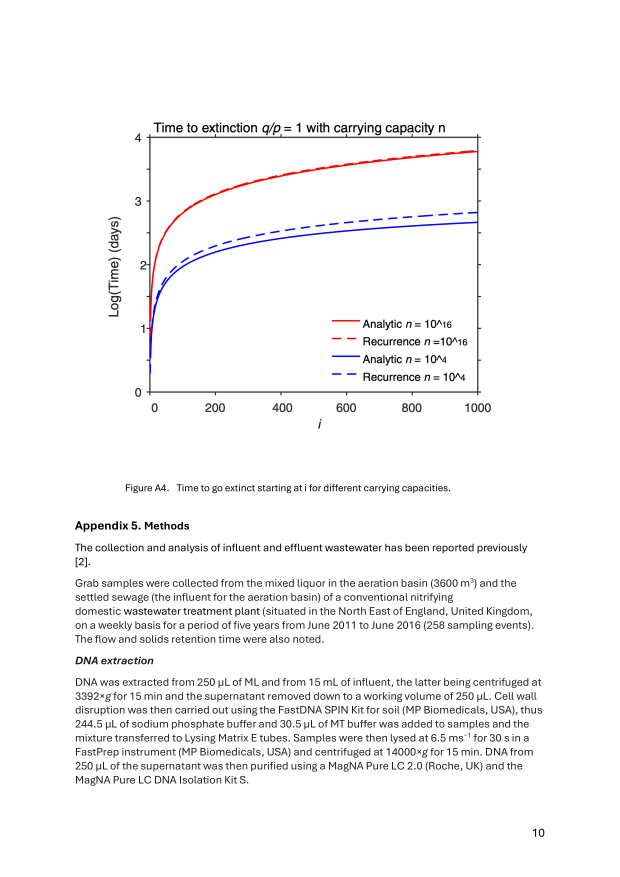
#> input picture 4_question/code/published/a4hi-10.png, 2480 x 3508 px (shown at 1/4 size)
$ python a4.py
#> lines starting #> are read from the running program, lines starting #| are printed output that depends on the picture
### 4_question/code/durations.py
"""Duration calculations from Curtis et al. (2026), ISME J 20, wrag195 (main text Eqs 16-28,
appendices 3 and 4): how long it takes a population to grow from 1 cell to n cells, and how
long it takes to go extinct.

Model recap (plain words)
  * Each event is a birth (probability p) or a death (probability q); p + q = 1, alpha = q/p,
    so p = 1/(1+alpha).
  * DT (the paper's "Delta t") is the expected time for ONE cell to subdivide. With i cells the
    expected time to the next event is DT/i (Appendix 3, Eq 3.1).
  * Time to reach n from 1 cell: m_i = DT/(i p) + alpha*m_{i-1}, m_0 = 0, M_{1,n} = sum_{i<n} m_i
    (Eqs 16, 17; m_0 = 0 means a death at 1 cell is treated as an instant restart at 1).
  * Time to extinction from i cells, alpha > 1: tau_{i+1} = -DT/(i p) + alpha*tau_i, with tau_1
    chosen so that T_i stays finite (Eqs 24-26; Appendix 4.2-4.7).  T_i = sum_{j<=i} tau_j.
  * alpha = 1: extinction is only finite with a ceiling (carrying capacity K); Eq 28.

Provenance: generated with Claude (Anthropic); every equation and parameter must be checked
against the paper by the authors of this repo.  AI-generated, see ai_log.md.

Numerical notes: for alpha > 1 the plain recurrences produce numbers like 10^4000 (overflow) or
lose all precision going forward, so (a) time-to-n is computed in a scaled form (u_i = m_i/alpha^i)
and combined in log space, and (b) extinction times use the recurrence run BACKWARDS, which is
numerically stable for alpha > 1.  Both are algebraic rearrangements of the paper's recurrences.

Random numbers: only the Monte Carlo cross-check uses them, with numpy.random.default_rng(SEED).
"""
import csv
import sys

import mpmath
import numpy as np
from mpmath import mp, mpf

DT = 0.1          # days; value used in the paper's worked examples (Appendix 3)
SEED = 20261020   # recorded seed for the Monte Carlo cross-check
LN10 = np.log(10.0)


def p_of(alpha):
    return 1.0 / (1.0 + alpha)


# ---------------------------------------------------------------- time from 1 cell to n cells
# [23 lines left out: functions log10_M1n, M1n_plain, M1n_alpha1_eq23, not called in this run]


def M1n_alpha1_exact(n, dt=DT):
    """alpha = 1: m_i = 2 DT H_i, so M_{1,n} = 2 DT (n H_{n-1} - (n-1)) exactly."""
    return float(2 * dt * (n * mpmath.harmonic(n - 1) - (n - 1)))


# ---------------------------------------------------------------- time to extinction
# [11 lines left out: function extinction_gt1, not called in this run]


def extinction_alpha1_eq28(i, K, dt=DT):
    """Eq 28 (alpha = 1, carrying capacity K) with exact harmonic numbers."""
    mp.dps = 30
    H = mpmath.harmonic
    return float(2 * dt * i * (H(K - 1) - H(i - 1)) + mpf(i) / K + 2 * dt * (i - 1))


# [40 lines left out: functions extinction_alpha1_recurrence, mc_time_to_n, mc_extinction, not called in this run]


# ---------------------------------------------------------------- Table 1 as printed
# None = the paper says the value "could not be calculated by recursion or analytically".
PAPER = {
    1.01:   dict(t1e3=1.96e6, t1e6=None,    x1e3=59,    x1e6=7.03e3),
    1.001:  dict(t1e3=2.13e3, t1e6=None,    x1e3=234,   x1e6=8.73e3),
    1.0001: dict(t1e3=1.30e3, t1e6=5.07e9,  x1e3=1.01e3, x1e6=5.94e4),
    1.0:    dict(t1e3=1.30e3, t1e6=2.68e4,  x1e3=6.19e3, x1e6=4.80e6),   # 2.68e4 as printed in Table 1
}
COLS = [("t1e3", "time to 10^3 (d)"), ("t1e6", "time to 10^6 (d)"),
        ("x1e3", "extinction from 10^3 (d)"), ("x1e6", "extinction from 10^6 (d)")]
K_CAP = 10**16   # carrying capacity quoted for the q/p = 1 extinction entries


# [5 lines left out: function status, not called in this run]


def fmt_days(x_log10):
    return f"{10 ** x_log10:.3g}" if x_log10 < 300 else f"10^{x_log10:.1f}"


# [76 lines left out: functions build_table, main, not called in this run]


# [2 lines that do not run on import are left out]

### 4_question/code/matlab_port.py
"""Gap 3: line-by-line Python port of the authors' MATLAB (beadyallen/ppd_immigration_microbe,
Figures/gamblers_ruin_bacteria.m), compared with our independent implementations.

IMPORTANT: neither MATLAB nor Octave was available in this workspace, so the authors' code was NOT run.
This is a PORT: each MATLAB function is re-typed in Python with the same formulas, the same constants
(c = 1/24, 0.57721 for Euler's constant, the 1/(12 (k-1)^3) term, N = 1000 plotted points) and the same
quirks.  The comparison therefore tests (a) that our independent code and the authors' formulas agree and
(b) what the authors' approximations do numerically.  It does not prove the MATLAB itself runs as written.
MATLAB's integral(@(t)(1-t.^(k-1))./(1-t),0,1/r) is evaluated in closed form as sum_{j=1}^{k-1} r^-j / j
(exact expansion of the integrand); scipy.integrate.quad is used to spot-check that equivalence.

Provenance: generated with Claude (Anthropic); AI-generated, see ai_log.md.  No random numbers (deterministic).
"""
import sys

import numpy as np
import scipy
from scipy.integrate import quad

from durations import extinction_alpha1_eq28, extinction_gt1, log10_M1n

C = 1.0 / 24.0
N = 1000


# ---------------------------------------------------------------- MATLAB functions, ported
# [6 lines left out: function m_extinction, not called in this run]


def _integral(r, k):                                # integral(@(t)(1-t.^(k-1))./(1-t),0,1/r)
    j = np.arange(1, k)
    return float(np.sum(r ** (-j) / j))


def m_term2(k):                                     # line 119 / 217: harmonic approximation (CUBE term)
    return np.log(k - 1) + 0.57721 + 1 / (2 * (k - 1)) - 1 / (12 * (k - 1) ** 3)


# [21 lines left out: functions m_extinction_an, m_time_to_i, m_time_to_i_an, not called in this run]


def m_unbiased_extinction(p, r, c, N, n):           # lines 256-274  (note 1/N, N = number of points)
    delta = np.zeros(N)
    delta[0] = 1 / N + 2 * c * m_term2(n)
    for i in range(1, N):
        delta[i] = r * delta[i - 1] - c / (p * i)
    return np.cumsum(delta)


def m_unbiased_extinction_an(p, r, c, N, n):        # lines 276-284  (2c(H_i - 1) term)
    NN = np.arange(2, N + 1, dtype=float)
    H_n = m_term2(n)
    H_i = m_term2(NN)
    T = np.zeros(N)
    T[1:] = 2 * c * NN * (H_n - H_i) + NN / n + 2 * c * (H_i - 1)
    return T


# ---------------------------------------------------------------- comparison
def rel(a, b):
    return (a - b) / b


# [49 lines left out: function main, not called in this run]


# [2 lines that do not run on import are left out]

### 4_question/code/a4.py
"""Figure A4 (Appendix 4): time to extinction at q/p = 1 with carrying capacity n = 1e16 (red) and 1e4 (blue);
solid = analytic, dashed = recurrence.  Equations: Eq 4.17 (analytic) and the recurrence of Eq 4.10-4.12.

We compute the curves with the PORT of the authors' MATLAB (matlab_port.py; the MATLAB itself was not run) at
Delta t = 0.1 d (the value that matches A4 in noise.py part 0), and ALSO the paper's own Eq 4.17 with exact
harmonic numbers, then compare both with the published curves read from a 300 dpi raster (+/- 0.02 log10).
Calibration: frame x = 599.0..1910.5 px is i = 0..1000, frame bottom 1567.5 px is log10 = 0 and the top 548.5 px is 4.
Deterministic.  Provenance: generated with Claude (Anthropic); see ai_log.md.
"""
import sys

import matplotlib

matplotlib.use("Agg")
import matplotlib.pyplot as plt
import numpy as np
from PIL import Image

from durations import extinction_alpha1_eq28
from matlab_port import m_unbiased_extinction, m_unbiased_extinction_an

DT, N = 0.1, 1000
X0, X1, YB, YT = 599.0, 1910.5, 1567.5, 548.5
IMG = "published/a4hi-10.png"
CHECK = (100, 250, 500, 750, 990)


def measure(im, colour, i):
    col = int(round(X0 + (X1 - X0) * i / 1000.0))
    px = im[int(YT) + 4:int(YB) - 4, col - 1:col + 2, :]
    if colour == "blue":
        m = (px[..., 2] > 180) & (px[..., 0] < 90) & (px[..., 1] < 90)
    else:
        m = (px[..., 0] > 180) & (px[..., 1] < 90) & (px[..., 2] < 90)
    rows = np.flatnonzero(m.any(axis=1)) + int(YT) + 4
    if rows.size == 0:
        return []
    groups = np.split(rows, np.flatnonzero(np.diff(rows) > 3) + 1)
    return [4.0 * (YB - g.mean()) / (YB - YT) for g in groups]


def main():
    im = np.asarray(Image.open(IMG).convert("RGB")).astype(int)
    curves = {}
    for K in (10**16, 10**4):
        rec = m_unbiased_extinction(0.5, 1.0, DT, N, K)
        an = m_unbiased_extinction_an(0.5, 1.0, DT, N, K)
        eq = np.array([np.nan] + [float(extinction_alpha1_eq28(i, K, DT)) for i in range(2, N + 1)])
        curves[K] = dict(rec=rec, an=an, eq=eq)

    print(f"Delta t = {DT} d.  log10 days at i = 1000 (ours | published read by eye earlier):")
    for K, pub in ((10**16, (3.80, 3.78)), (10**4, (2.82, 2.67))):
        c = curves[K]
        print(f"  K = 1e{int(np.log10(K))}: MATLAB-port recurrence {np.log10(c['rec'][-1]):.3f} (pub ~{pub[0]}), "
              f"MATLAB-port analytic {np.log10(c['an'][-1]):.3f} (pub ~{pub[1]}), paper Eq 4.17 exact {np.log10(c['eq'][-1]):.3f}")

    print("\nMeasured published curves (log10 days) vs ours at several i:")
    print(f"{'i':>5} | {'colour':>5} | published curves found | ours: recurrence, analytic(MATLAB), Eq 4.17")
    for K, colour in ((10**4, "blue"), (10**16, "red")):
        c = curves[K]
        for i in CHECK:
            found = measure(im, colour, i)
            print(f"{i:>5} | {colour:>5} | {', '.join(f'{v:.3f}' for v in found):<22} | "
                  f"{np.log10(c['rec'][i-1]):.3f}, {np.log10(c['an'][i-1]):.3f}, {np.log10(c['eq'][i-1]):.3f}")
#> this loop made 2 passes
#|   100 |   red | 2.809                  | 2.823, 2.810, 2.823
#|   250 |   red | 3.193                  | 3.208, 3.195, 3.208
#|   500 |   red | 3.486                  | 3.500, 3.486, 3.500
#|   750 |   red | 3.662                  | 3.671, 3.657, 3.671
#|   990 |   red | 3.772                  | 3.787, 3.773, 3.787

    fig, axs = plt.subplots(1, 2, figsize=(13, 5.2))
    axs[0].imshow(Image.open(IMG).crop((380, 440, 2020, 2050)))
    axs[0].axis("off")
    axs[0].set_title("Published Fig A4 (CC BY 4.0)", fontsize=11)
    x = np.arange(1, N + 1)
#> x = 1000 values from 1 to 1000
    for K, col in ((10**16, "red"), (10**4, "blue")):
        c = curves[K]
        axs[1].plot(x[1:], np.log10(c["an"][1:]), color=col, lw=1.6, label=f"Analytic (MATLAB line) n = 1e{int(np.log10(K))}")
        axs[1].plot(x, np.log10(c["rec"]), color=col, lw=1.6, ls="--", label=f"Recurrence n = 1e{int(np.log10(K))}")
        axs[1].plot(x[1:], np.log10(c["eq"][1:]), color="k", lw=0.8, ls=":", label="Eq 4.17 exact" if K == 10**4 else None)
    axs[1].set_xlim(0, 1000)
    axs[1].set_ylim(0, 4)
    axs[1].set_xlabel("i")
    axs[1].set_ylabel("Log(Time) (days)")
    axs[1].set_title("Ours (port of the authors' MATLAB, dt = 0.1 d)", fontsize=11)
    axs[1].legend(loc="lower right", fontsize=8, frameon=False)
    fig.tight_layout()
    fig.savefig("figA4_comparison.png", dpi=150)
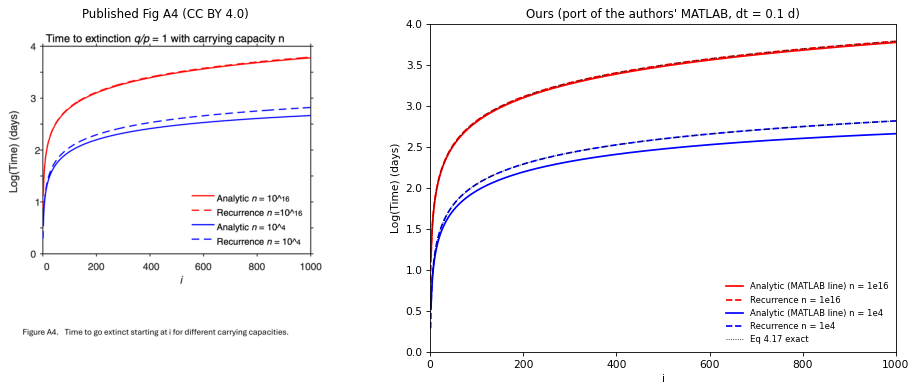
#> figure drawn by matplotlib, 2 panels; panel 2: curve peaks at x = 1000, y = 3.78; panel 2: curve peaks at x = 1000, y = 3.79; panel 2: curve peaks at x = 1000, y = 3.79
    print("\nSaved figA4_comparison.png")
    print(f"Software: Python {sys.version.split()[0]}, numpy {np.__version__}, matplotlib {matplotlib.__version__}")
#| Software: Python 3.11.15, numpy 1.26.4, matplotlib 3.9.2


if __name__ == "__main__":
    main()

$ run again, with 4_question/code/published/a12hi-05.png copied over 4_question/code/published/a4hi-10.png
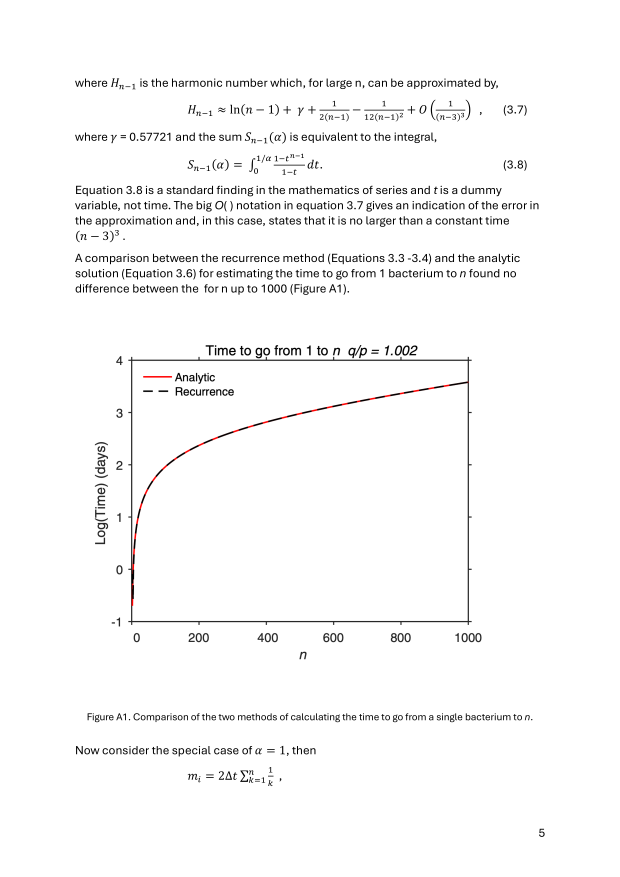
#> input picture 4_question/code/published/a12hi-05.png, 2480 x 3508 px (shown at 1/4 size)
#> x = 1000 values from 1 to 1000
#> in main, `fig.savefig("figA4_comparison.png", dpi=150)`:
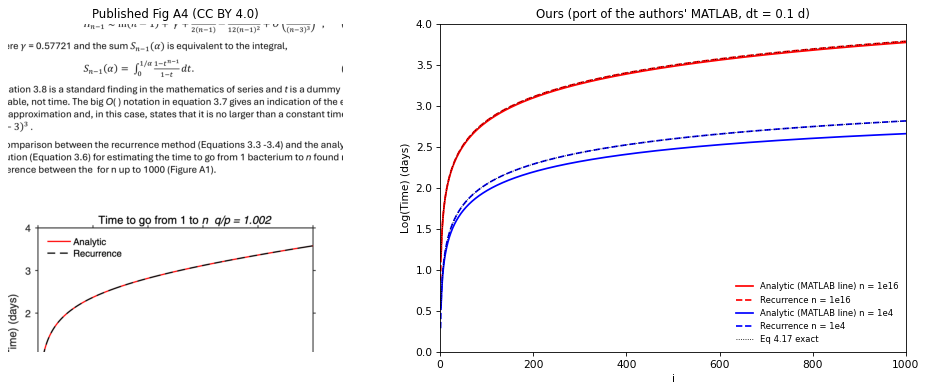
#> figure drawn by matplotlib, 2 panels; panel 2: curve peaks at x = 1000, y = 3.78; panel 2: curve peaks at x = 1000, y = 3.79; panel 2: curve peaks at x = 1000, y = 3.79
#| Software: Python 3.11.15, numpy 1.26.4, matplotlib 3.9.2

$ run again, with 4_question/code/published/a12hi-06.png copied over 4_question/code/published/a4hi-10.png
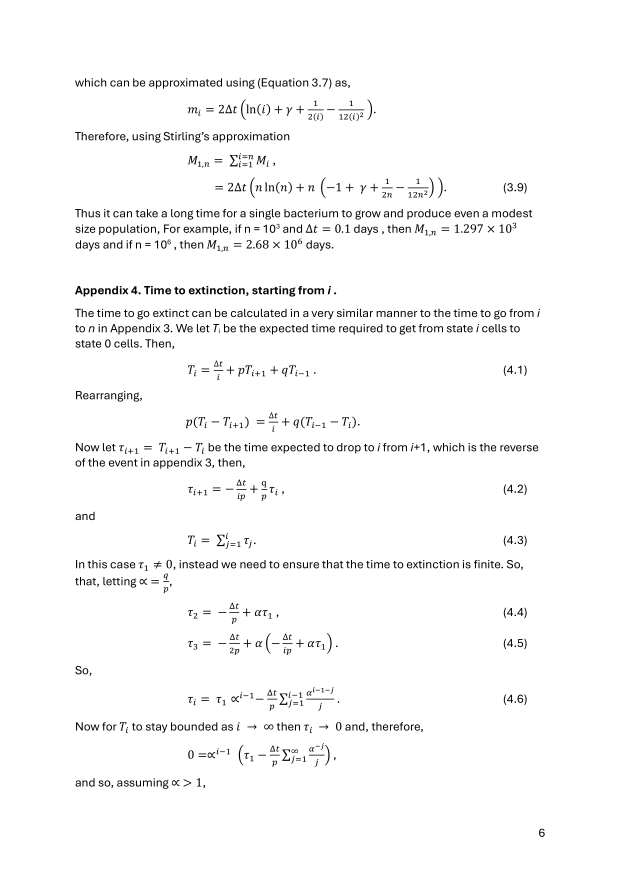
#> input picture 4_question/code/published/a12hi-06.png, 2480 x 3508 px (shown at 1/4 size)
#> in main, `im = np.asarray(Image.open(IMG).convert("RGB")).astype(int)`:
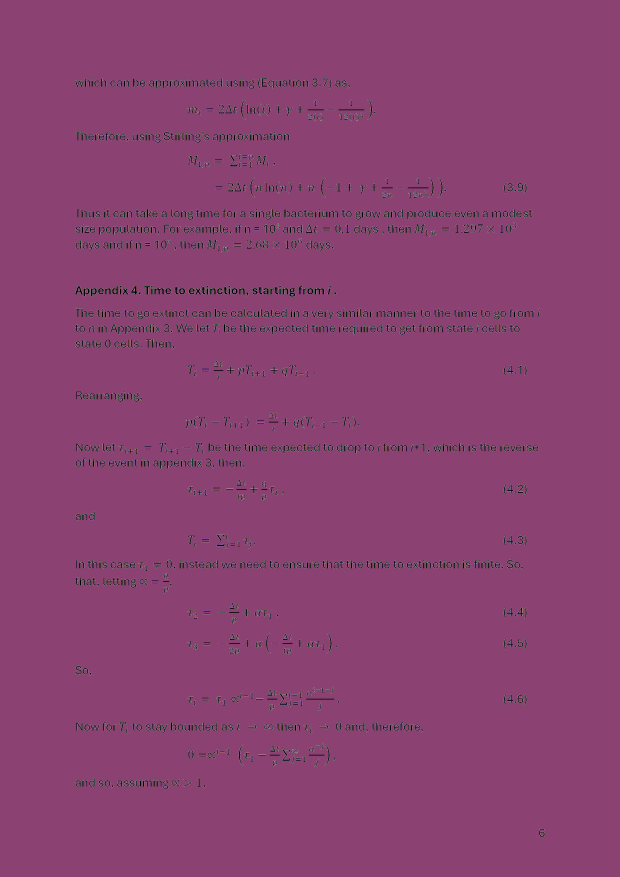
#> im: shape (3508, 2480, 3) int64 (shown at 1/4 size); 256 distinct labels, from 0 to 255; one colour per label, 0 black
#> x = 1000 values from 1 to 1000
#> in main, `fig.savefig("figA4_comparison.png", dpi=150)`:
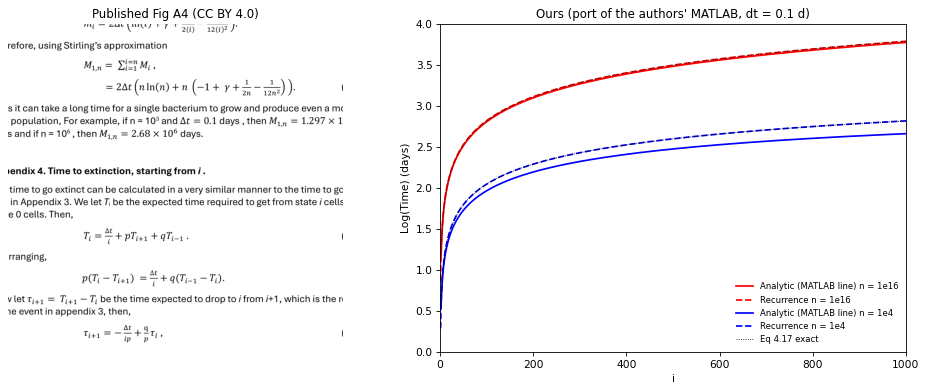
#> figure drawn by matplotlib, 2 panels; panel 2: curve peaks at x = 1000, y = 3.78; panel 2: curve peaks at x = 1000, y = 3.79; panel 2: curve peaks at x = 1000, y = 3.79
#| Software: Python 3.11.15, numpy 1.26.4, matplotlib 3.9.2

$ run again, with 4_question/code/published/a12hi-07.png copied over 4_question/code/published/a4hi-10.png
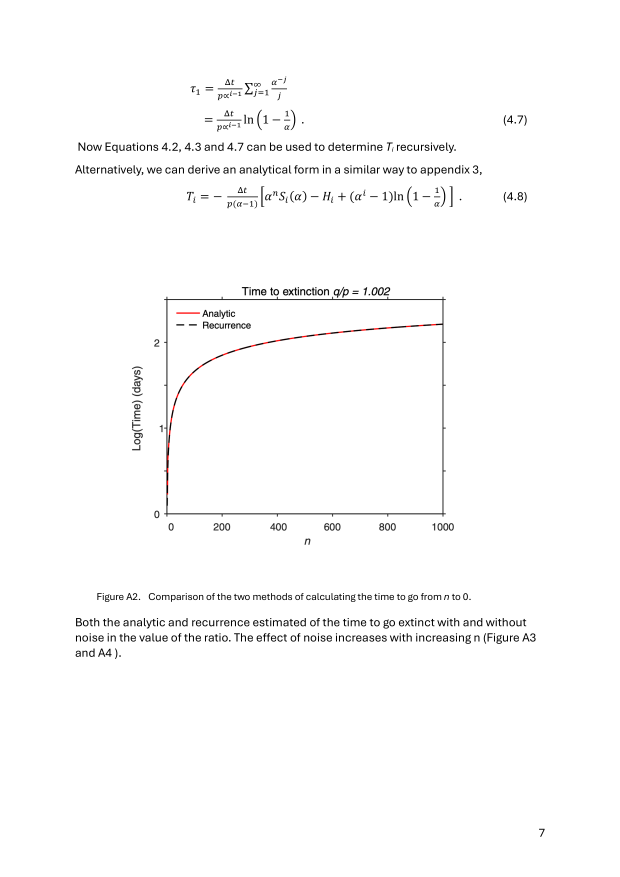
#> input picture 4_question/code/published/a12hi-07.png, 2480 x 3508 px (shown at 1/4 size)
#> the loop in main, `for K, colour in ((10**4, "blue"), (10**16, "red")):` made 2 passes
#> x = 1000 values from 1 to 1000
#> in main, `fig.savefig("figA4_comparison.png", dpi=150)`:
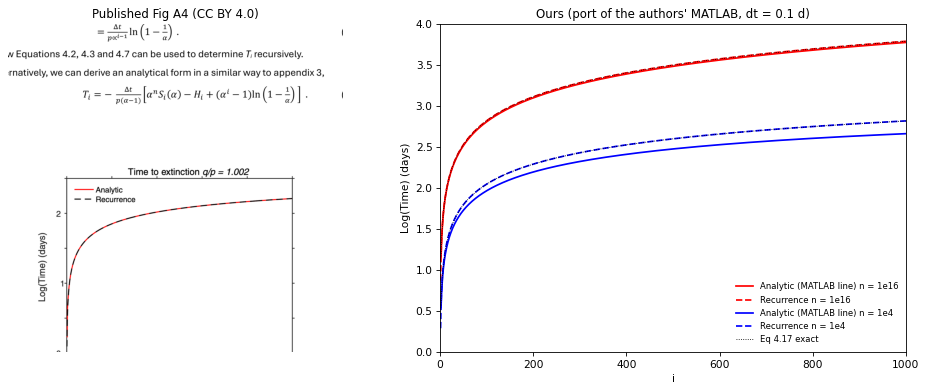
#> figure drawn by matplotlib, 2 panels; panel 2: curve peaks at x = 1000, y = 3.78; panel 2: curve peaks at x = 1000, y = 3.79; panel 2: curve peaks at x = 1000, y = 3.79
#| Software: Python 3.11.15, numpy 1.26.4, matplotlib 3.9.2
